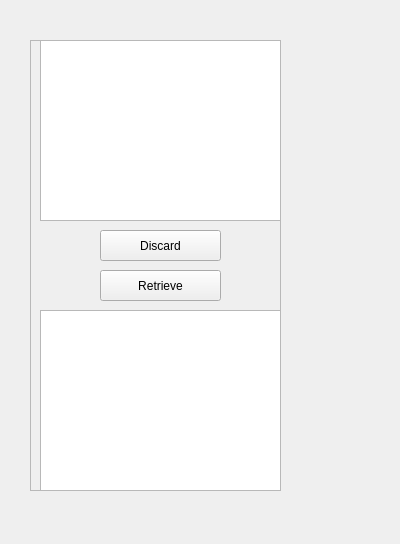
<?xml version="1.0" encoding="UTF-8"?>
<ui version="4.0">
 <class>Form</class>
 <widget class="QWidget" name="Form">
  <property name="geometry">
   <rect>
    <x>0</x>
    <y>0</y>
    <width>400</width>
    <height>544</height>
   </rect>
  </property>
  <property name="windowTitle">
   <string>Form</string>
  </property>
  <widget class="QTreeView" name="treeview_experiment_discarded">
   <property name="geometry">
    <rect>
     <x>40</x>
     <y>310</y>
     <width>241</width>
     <height>181</height>
    </rect>
   </property>
  </widget>
  <widget class="QPushButton" name="discard_button">
   <property name="geometry">
    <rect>
     <x>100</x>
     <y>230</y>
     <width>121</width>
     <height>31</height>
    </rect>
   </property>
   <property name="text">
    <string>Discard</string>
   </property>
  </widget>
  <widget class="QPushButton" name="retrieve_button">
   <property name="geometry">
    <rect>
     <x>100</x>
     <y>270</y>
     <width>121</width>
     <height>31</height>
    </rect>
   </property>
   <property name="text">
    <string>Retrieve</string>
   </property>
  </widget>
  <widget class="QTreeView" name="treeview_experiment">
   <property name="geometry">
    <rect>
     <x>40</x>
     <y>40</y>
     <width>241</width>
     <height>181</height>
    </rect>
   </property>
  </widget>
  <widget class="QFrame" name="treeview_frame_2">
   <property name="geometry">
    <rect>
     <x>30</x>
     <y>40</y>
     <width>251</width>
     <height>451</height>
    </rect>
   </property>
   <property name="frameShape">
    <enum>QFrame::StyledPanel</enum>
   </property>
   <property name="frameShadow">
    <enum>QFrame::Raised</enum>
   </property>
  </widget>
 </widget>
 <resources/>
 <connections/>
</ui>
